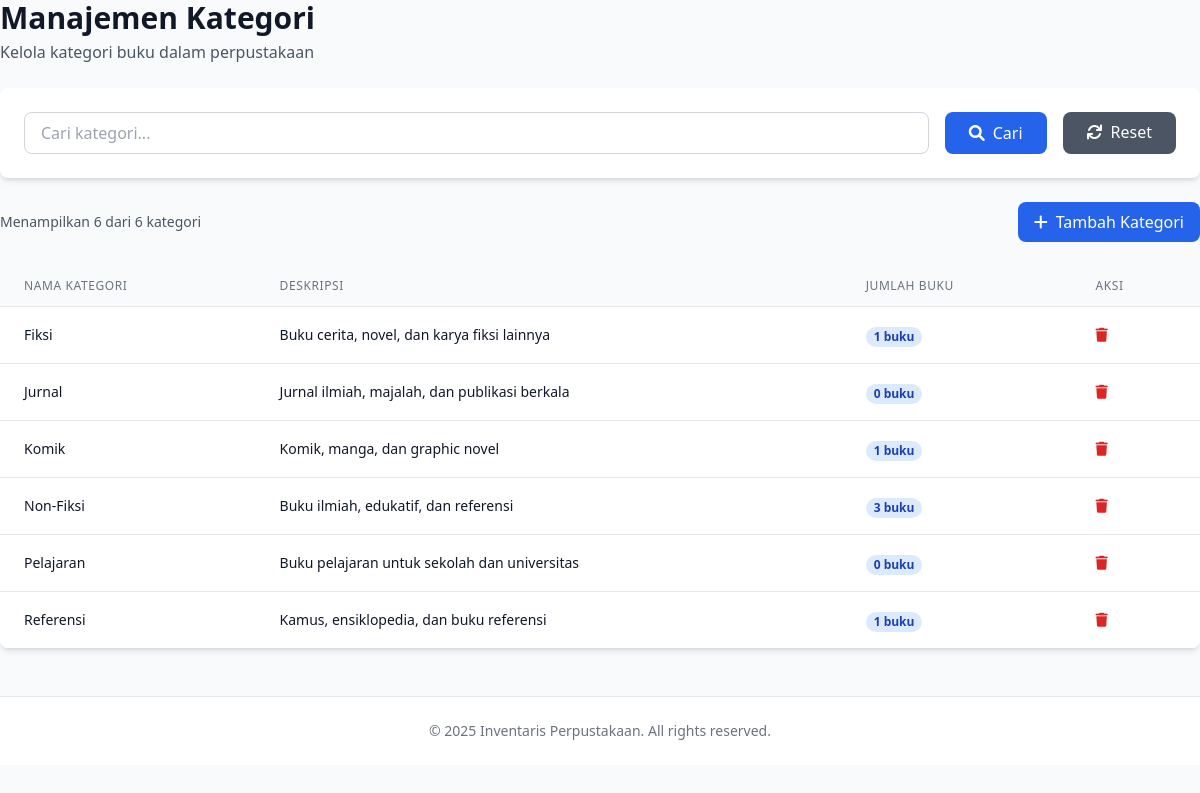
/categories.php, run on the app's committed database.
### tables this page shows
CREATE TABLE categories (
    id INT PRIMARY KEY AUTO_INCREMENT,
    name VARCHAR(100) NOT NULL,
    description TEXT,
    created_at TIMESTAMP DEFAULT CURRENT_TIMESTAMP,
    updated_at TIMESTAMP DEFAULT CURRENT_TIMESTAMP ON UPDATE CURRENT_TIMESTAMP
);

### includes/functions.php (called while the page is built, shortened)
<?php
function is_logged_in() {
    return isset($_SESSION['user_id']);
}
?>

### categories.php (the view, shortened to what this page needs)
<?php
require_once 'includes/header.php';
$database = new Database();
$db = $database->getConnection();
$action = $_GET['action'] ?? 'list';
$page = isset($_GET['page']) ? (int)$_GET['page'] : 1;
$search = $_GET['search'] ?? '';
$items_per_page = ITEMS_PER_PAGE;
$where_conditions = [];
$params = [];
$where_clause = $where_conditions ? "WHERE " . implode(" AND ", $where_conditions) : "";
try {
    $count_query = "SELECT COUNT(*) as total FROM categories $where_clause";
    $count_stmt = $db->prepare($count_query);
    $count_stmt->execute($params);
    $total_items = $count_stmt->fetch()['total'];
    $pagination = get_pagination($total_items, $page, $items_per_page);
    $query = "SELECT c.*, COUNT(i.id) as book_count
              FROM categories c
              LEFT JOIN items i ON c.id = i.category_id AND i.is_active = 1
              $where_clause
              GROUP BY c.id
              ORDER BY c.name ASC
              LIMIT ? OFFSET ?";
    $stmt = $db->prepare($query);
    $params = array_merge($params, [$items_per_page, $pagination['offset']]);
    $stmt->execute($params);
    $categories = $stmt->fetchAll();
} catch (PDOException $e) {
    set_flash_message('error', 'Gagal memuat data: ' . $e->getMessage());
    $categories = [];
}
?>
<div class="mb-6">
    <h1 class="text-3xl font-bold text-gray-900">Manajemen Kategori</h1>
    <p class="text-gray-600 mt-1">Kelola kategori buku dalam perpustakaan</p>
</div>
<?php if ($action === 'list'): ?>
<div class="bg-white rounded-lg shadow-md p-6 mb-6">
    <form method="GET" class="flex gap-4">
        <div class="flex-1">
            <input type="text"
                   name="search"
                   placeholder="Cari kategori..."
                   value="<?php echo htmlspecialchars($search); ?>"
                   class="w-full px-4 py-2 border border-gray-300 rounded-lg focus:ring-2 focus:ring-blue-500 focus:border-transparent">
        </div>
        <button type="submit" class="px-6 py-2 bg-blue-600 text-white rounded-lg hover:bg-blue-700 transition-colors">
            <i class="fas fa-search mr-2"></i>Cari
        </button>
        <a href="categories.php" class="px-6 py-2 bg-gray-600 text-white rounded-lg hover:bg-gray-700 transition-colors">
            <i class="fas fa-refresh mr-2"></i>Reset
        </a>
    </form>
</div>
<div class="flex justify-between items-center mb-6">
    <div class="text-sm text-gray-600">
        Menampilkan <?php echo count($categories); ?> dari <?php echo number_format($total_items); ?> kategori
    </div>
    <a href="categories.php?action=add" class="px-4 py-2 bg-blue-600 text-white rounded-lg hover:bg-blue-700 transition-colors">
        <i class="fas fa-plus mr-2"></i>Tambah Kategori
    </a>
</div>
<div class="bg-white rounded-lg shadow-md overflow-hidden">
    <div class="overflow-x-auto">
        <table class="min-w-full divide-y divide-gray-200">
            <thead class="bg-gray-50">
                <tr>
                    <th class="px-6 py-3 text-left text-xs font-medium text-gray-500 uppercase tracking-wider">Nama Kategori</th>
                    <th class="px-6 py-3 text-left text-xs font-medium text-gray-500 uppercase tracking-wider">Deskripsi</th>
                    <th class="px-6 py-3 text-left text-xs font-medium text-gray-500 uppercase tracking-wider">Jumlah Buku</th>
                    <th class="px-6 py-3 text-left text-xs font-medium text-gray-500 uppercase tracking-wider">Aksi</th>
                </tr>
            </thead>
            <tbody class="bg-white divide-y divide-gray-200">
                <?php foreach ($categories as $category): ?>
                <tr class="hover:bg-gray-50">
                    <td class="px-6 py-4 whitespace-nowrap">
                        <div class="text-sm font-medium text-gray-900"><?php echo htmlspecialchars($category['name']); ?></div>
                    </td>
                    <td class="px-6 py-4">
                        <div class="text-sm text-gray-900">
                            <?php echo $category['description'] ? htmlspecialchars(substr($category['description'], 0, 50)) . (strlen($category['description']) > 50 ? '...' : '') : '-'; ?>
                        </div>
                    </td>
                    <td class="px-6 py-4 whitespace-nowrap">
                        <span class="px-2 inline-flex text-xs leading-5 font-semibold rounded-full bg-blue-100 text-blue-800">
                            <?php echo $category['book_count']; ?> buku
                        </span>
                    </td>
                    <td class="px-6 py-4 whitespace-nowrap text-sm font-medium">
                        <div class="flex space-x-2">
                            <form method="POST" style="display: inline;" onsubmit="return confirmDelete('Apakah Anda yakin ingin menghapus kategori ini?')">
                                <button type="submit" name="delete" class="text-red-600 hover:text-red-900">
                                    <i class="fas fa-trash"></i>
                                </button>
                            </form>
                        </div>
                    </td>
                </tr>
                <?php endforeach; ?>
            </tbody>
        </table>
    </div>
</div>
<?php endif; ?>
<?php require_once 'includes/footer.php'; ?>

### includes/header.php (shortened to what this page needs)
<?php
require_once __DIR__ . '/functions.php';
?>
<!DOCTYPE html>
<html lang="id">
<head>
    <script src="https://cdn.tailwindcss.com"></script>
    <link href="https://cdnjs.cloudflare.com/ajax/libs/font-awesome/6.0.0/css/all.min.css" rel="stylesheet">
    <link href="https://cdn.jsdelivr.net/npm/@fortawesome/fontawesome-free@6.0.0/css/all.min.css" rel="stylesheet">
</head>
<body class="bg-gray-50">
    <?php if (is_logged_in()): ?>
    <nav class="bg-white shadow-lg">
        <div class="max-w-7xl mx-auto px-4 sm:px-6 lg:px-8">
            <div class="flex justify-between h-16">
                <div class="flex items-center">
                    <div class="flex-shrink-0">
                        <h1 class="text-xl font-bold text-gray-900">
                            <i class="fas fa-book text-blue-600 mr-2"></i>
                            <?php echo APP_NAME; ?>
                        </h1>
                    </div>
                </div>
                <div class="flex items-center space-x-4">
                    <div class="text-sm text-gray-700">
                        <span class="font-medium"><?php echo htmlspecialchars($_SESSION['full_name']); ?></span>
                        <span class="text-xs bg-blue-100 text-blue-800 px-2 py-1 rounded-full ml-2">
                            <?php echo htmlspecialchars($_SESSION['user_role']); ?>
                        </span>
                    </div>
                    <div class="relative">
                        <button onclick="toggleDropdown()" class="flex items-center text-sm rounded-full focus:outline-none focus:ring-2 focus:ring-offset-2 focus:ring-blue-500">
                            <div class="h-8 w-8 rounded-full bg-gradient-to-r from-blue-500 to-purple-600 flex items-center justify-center text-white font-semibold">
                                <?php echo substr($_SESSION['full_name'], 0, 1); ?>
                            </div>
                        </button>
                        <div id="dropdown" class="hidden absolute right-0 z-10 mt-2 w-48 origin-top-right rounded-md bg-white shadow-lg ring-1 ring-black ring-opacity-5 focus:outline-none">
                            <div class="py-1">
                                <a href="profile.php" class="block px-4 py-2 text-sm text-gray-700 hover:bg-gray-100">
                                    <i class="fas fa-user mr-2"></i>Profil
                                </a>
                                <a href="change_password.php" class="block px-4 py-2 text-sm text-gray-700 hover:bg-gray-100">
                                    <i class="fas fa-key mr-2"></i>Ganti Password
                                </a>
                                <form method="POST" action="logout.php" class="block">
                                    <button type="submit" class="w-full text-left px-4 py-2 text-sm text-gray-700 hover:bg-gray-100">
                                        <i class="fas fa-sign-out-alt mr-2"></i>Logout
                                    </button>
                                </form>
                            </div>
                        </div>
                    </div>
                </div>
            </div>
        </div>
    </nav>
    <div class="flex">
        <div class="w-64 bg-gradient-to-b from-blue-800 to-purple-700 text-white min-h-screen">
            <div class="p-4">
                <nav class="space-y-2">
                    <a href="index.php" class="sidebar-item flex items-center px-4 py-3 rounded-lg <?php echo basename($_SERVER['PHP_SELF']) == 'index.php' ? 'active' : ''; ?>">
                        <i class="fas fa-tachometer-alt mr-3"></i>
                        Dashboard
                    </a>
                    <a href="items.php" class="sidebar-item flex items-center px-4 py-3 rounded-lg <?php echo basename($_SERVER['PHP_SELF']) == 'items.php' ? 'active' : ''; ?>">
                        <i class="fas fa-book mr-3"></i>
                        Data Buku
                    </a>
                    <a href="categories.php" class="sidebar-item flex items-center px-4 py-3 rounded-lg <?php echo basename($_SERVER['PHP_SELF']) == 'categories.php' ? 'active' : ''; ?>">
                        <i class="fas fa-tags mr-3"></i>
                        Kategori
                    </a>
                    <a href="loans.php" class="sidebar-item flex items-center px-4 py-3 rounded-lg <?php echo basename($_SERVER['PHP_SELF']) == 'loans.php' ? 'active' : ''; ?>">
                        <i class="fas fa-hand-holding mr-3"></i>
                        Peminjaman
                    </a>
                    <a href="returns.php" class="sidebar-item flex items-center px-4 py-3 rounded-lg <?php echo basename($_SERVER['PHP_SELF']) == 'returns.php' ? 'active' : ''; ?>">
                        <i class="fas fa-undo mr-3"></i>
                        Pengembalian
                    </a>
                    <?php if (has_role('admin')): ?>
                    <a href="users.php" class="sidebar-item flex items-center px-4 py-3 rounded-lg <?php echo basename($_SERVER['PHP_SELF']) == 'users.php' ? 'active' : ''; ?>">
                        <i class="fas fa-users mr-3"></i>
                        Manajemen User
                    </a>
                    <a href="suppliers.php" class="sidebar-item flex items-center px-4 py-3 rounded-lg <?php echo basename($_SERVER['PHP_SELF']) == 'suppliers.php' ? 'active' : ''; ?>">
                        <i class="fas fa-truck mr-3"></i>
                        Supplier
                    </a>
                    <a href="reports.php" class="sidebar-item flex items-center px-4 py-3 rounded-lg <?php echo basename($_SERVER['PHP_SELF']) == 'reports.php' ? 'active' : ''; ?>">
                        <i class="fas fa-chart-bar mr-3"></i>
                        Laporan
                    </a>
                    <?php endif; ?>
                </nav>
            </div>
        </div>
        <div class="flex-1 p-6">
            <?php show_flash_message(); ?>
    <?php else: ?>
    <!DOCTYPE html>
    <html lang="id">
    <head>
        <script src="https://cdn.tailwindcss.com"></script>
        <link href="https://cdnjs.cloudflare.com/ajax/libs/font-awesome/6.0.0/css/all.min.css" rel="stylesheet">
    </head>
    <body class="gradient-bg min-h-screen flex items-center justify-center">
    <?php endif; ?>

### includes/footer.php
<?php if (is_logged_in()): ?>
        </div>
    </div>
<?php else: ?>
    </body>
    </html>
<?php endif; ?>
<footer class="bg-white border-t border-gray-200 mt-12">
    <div class="max-w-7xl mx-auto py-6 px-4 sm:px-6 lg:px-8">
        <div class="text-center">
            <p class="text-sm text-gray-500">
                © <?php echo date('Y'); ?> <?php echo APP_NAME; ?>. All rights reserved.
            </p>
        </div>
    </div>
</footer>
</body>
</html>

### data on the page
categories: name "Fiksi", description "Buku cerita, novel, dan karya fiksi lainnya", book_count "1"
categories: name "Jurnal", description "Jurnal ilmiah, majalah, dan publikasi berkala", book_count "0"
categories: name "Komik", description "Komik, manga, dan graphic novel", book_count "1"
categories: name "Non-Fiksi", description "Buku ilmiah, edukatif, dan referensi", book_count "3"
categories: name "Pelajaran", description "Buku pelajaran untuk sekolah dan universitas", book_count "0"
categories: name "Referensi", description "Kamus, ensiklopedia, dan buku referensi", book_count "1"

### other printed values
count($categories) "6"
$total_items "6"
APP_NAME "Inventaris Perpustakaan"
